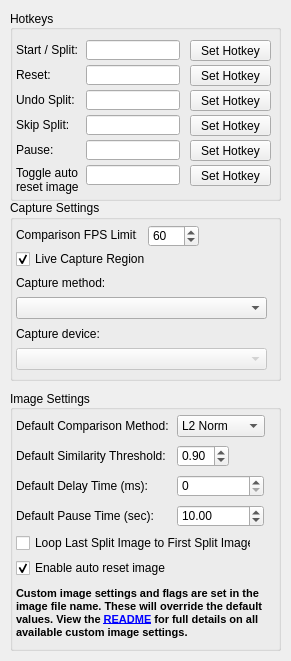
<?xml version="1.0" encoding="UTF-8"?>
<ui version="4.0">
 <class>DialogSettings</class>
 <widget class="QDialog" name="DialogSettings">
  <property name="geometry">
   <rect>
    <x>0</x>
    <y>0</y>
    <width>291</width>
    <height>661</height>
   </rect>
  </property>
  <property name="sizePolicy">
   <sizepolicy hsizetype="Fixed" vsizetype="Fixed">
    <horstretch>0</horstretch>
    <verstretch>0</verstretch>
   </sizepolicy>
  </property>
  <property name="minimumSize">
   <size>
    <width>291</width>
    <height>661</height>
   </size>
  </property>
  <property name="maximumSize">
   <size>
    <width>291</width>
    <height>661</height>
   </size>
  </property>
  <property name="font">
   <font>
    <pointsize>9</pointsize>
   </font>
  </property>
  <property name="windowTitle">
   <string>Settings</string>
  </property>
  <property name="windowIcon">
   <iconset>
    <normaloff>:/resources/icon.ico</normaloff>:/resources/icon.ico</iconset>
  </property>
  <property name="sizeGripEnabled">
   <bool>false</bool>
  </property>
  <property name="modal">
   <bool>false</bool>
  </property>
  <widget class="QGroupBox" name="capture_settings_groupbox">
   <property name="geometry">
    <rect>
     <x>10</x>
     <y>200</y>
     <width>271</width>
     <height>181</height>
    </rect>
   </property>
   <property name="title">
    <string>Capture Settings</string>
   </property>
   <widget class="QSpinBox" name="fps_limit_spinbox">
    <property name="geometry">
     <rect>
      <x>138</x>
      <y>25</y>
      <width>51</width>
      <height>22</height>
     </rect>
    </property>
    <property name="correctionMode">
     <enum>QAbstractSpinBox::CorrectToNearestValue</enum>
    </property>
    <property name="minimum">
     <number>20</number>
    </property>
    <property name="maximum">
     <number>240</number>
    </property>
    <property name="value">
     <number>60</number>
    </property>
   </widget>
   <widget class="QLabel" name="fps_limit_label">
    <property name="geometry">
     <rect>
      <x>6</x>
      <y>27</y>
      <width>121</width>
      <height>16</height>
     </rect>
    </property>
    <property name="toolTip">
     <string>This value will limit the amount of frames per second that AutoSplit will run comparisons</string>
    </property>
    <property name="text">
     <string>Comparison FPS Limit:</string>
    </property>
   </widget>
   <widget class="QCheckBox" name="live_capture_region_checkbox">
    <property name="enabled">
     <bool>true</bool>
    </property>
    <property name="geometry">
     <rect>
      <x>6</x>
      <y>49</y>
      <width>129</width>
      <height>20</height>
     </rect>
    </property>
    <property name="text">
     <string>Live Capture Region</string>
    </property>
    <property name="checked">
     <bool>true</bool>
    </property>
    <property name="tristate">
     <bool>false</bool>
    </property>
   </widget>
   <widget class="QComboBox" name="capture_method_combobox">
    <property name="geometry">
     <rect>
      <x>6</x>
      <y>97</y>
      <width>251</width>
      <height>22</height>
     </rect>
    </property>
   </widget>
   <widget class="QLabel" name="capture_method_label">
    <property name="geometry">
     <rect>
      <x>6</x>
      <y>75</y>
      <width>151</width>
      <height>16</height>
     </rect>
    </property>
    <property name="text">
     <string>Capture method:</string>
    </property>
   </widget>
   <widget class="QLabel" name="capture_device_label">
    <property name="geometry">
     <rect>
      <x>6</x>
      <y>126</y>
      <width>151</width>
      <height>16</height>
     </rect>
    </property>
    <property name="text">
     <string>Capture device:</string>
    </property>
   </widget>
   <widget class="QComboBox" name="capture_device_combobox">
    <property name="enabled">
     <bool>false</bool>
    </property>
    <property name="geometry">
     <rect>
      <x>6</x>
      <y>148</y>
      <width>251</width>
      <height>22</height>
     </rect>
    </property>
    <property name="placeholderText">
     <string>Scanning for existing devices...</string>
    </property>
   </widget>
  </widget>
  <widget class="QGroupBox" name="image_settings_groupbox">
   <property name="geometry">
    <rect>
     <x>10</x>
     <y>390</y>
     <width>271</width>
     <height>261</height>
    </rect>
   </property>
   <property name="title">
    <string>Image Settings</string>
   </property>
   <property name="alignment">
    <set>Qt::AlignLeading|Qt::AlignLeft|Qt::AlignVCenter</set>
   </property>
   <property name="flat">
    <bool>false</bool>
   </property>
   <property name="checkable">
    <bool>false</bool>
   </property>
   <widget class="QComboBox" name="default_comparison_method">
    <property name="geometry">
     <rect>
      <x>167</x>
      <y>25</y>
      <width>88</width>
      <height>22</height>
     </rect>
    </property>
    <property name="toolTip">
     <string>L2 Norm:
This method should be fine to use for most cases.
It finds the difference between each pixel, squares it, sums it over the entire image and takes the square root.
This is very fast but is a problem if your image is high frequency.
Any translational movement or rotation can cause similarity to be very different.

Histograms:
An explanation on Histograms comparison can be found here
https://mpatacchiola.github.io/blog/2016/11/12/the-simplest-classifier-histogram-intersection.html
This is a great method to use if you are using several masked images.

Perceptual Hash:
An explanation on pHash comparison can be found here
http://www.hackerfactor.com/blog/index.php?/archives/432-Looks-Like-It.html
It is highly recommended to NOT use pHash if you use masked images. It is very inaccurate.</string>
    </property>
    <item>
     <property name="text">
      <string>L2 Norm</string>
     </property>
    </item>
    <item>
     <property name="text">
      <string>Histograms</string>
     </property>
    </item>
    <item>
     <property name="text">
      <string>pHash</string>
     </property>
    </item>
   </widget>
   <widget class="QLabel" name="default_comparison_method_label">
    <property name="geometry">
     <rect>
      <x>6</x>
      <y>28</y>
      <width>161</width>
      <height>16</height>
     </rect>
    </property>
    <property name="text">
     <string>Default Comparison Method:</string>
    </property>
   </widget>
   <widget class="QLabel" name="default_pause_time_label">
    <property name="geometry">
     <rect>
      <x>6</x>
      <y>118</y>
      <width>161</width>
      <height>16</height>
     </rect>
    </property>
    <property name="text">
     <string>Default Pause Time (sec):</string>
    </property>
   </widget>
   <widget class="QDoubleSpinBox" name="default_pause_time_spinbox">
    <property name="geometry">
     <rect>
      <x>167</x>
      <y>115</y>
      <width>87</width>
      <height>22</height>
     </rect>
    </property>
    <property name="toolTip">
     <string>The amount of time in seconds that comparison will be paused before moving to the next image.</string>
    </property>
    <property name="correctionMode">
     <enum>QAbstractSpinBox::CorrectToNearestValue</enum>
    </property>
    <property name="decimals">
     <number>2</number>
    </property>
    <property name="maximum">
     <double>999999999.000000000000000</double>
    </property>
    <property name="singleStep">
     <double>1.000000000000000</double>
    </property>
    <property name="value">
     <double>10.000000000000000</double>
    </property>
   </widget>
   <widget class="QLabel" name="default_similarity_threshold_label">
    <property name="geometry">
     <rect>
      <x>6</x>
      <y>58</y>
      <width>151</width>
      <height>16</height>
     </rect>
    </property>
    <property name="text">
     <string>Default Similarity Threshold:</string>
    </property>
   </widget>
   <widget class="QDoubleSpinBox" name="default_similarity_threshold_spinbox">
    <property name="geometry">
     <rect>
      <x>167</x>
      <y>55</y>
      <width>52</width>
      <height>22</height>
     </rect>
    </property>
    <property name="toolTip">
     <string>Threshold that the live similarity will need to go above to consider the image a match.</string>
    </property>
    <property name="correctionMode">
     <enum>QAbstractSpinBox::CorrectToNearestValue</enum>
    </property>
    <property name="maximum">
     <double>1.000000000000000</double>
    </property>
    <property name="singleStep">
     <double>0.010000000000000</double>
    </property>
    <property name="value">
     <double>0.900000000000000</double>
    </property>
   </widget>
   <widget class="QCheckBox" name="loop_splits_checkbox">
    <property name="enabled">
     <bool>true</bool>
    </property>
    <property name="geometry">
     <rect>
      <x>6</x>
      <y>143</y>
      <width>235</width>
      <height>20</height>
     </rect>
    </property>
    <property name="text">
     <string>Loop Last Split Image to First Split Image</string>
    </property>
    <property name="checked">
     <bool>false</bool>
    </property>
    <property name="tristate">
     <bool>false</bool>
    </property>
   </widget>
   <widget class="QLabel" name="custom_image_settings_info_label">
    <property name="geometry">
     <rect>
      <x>6</x>
      <y>193</y>
      <width>261</width>
      <height>61</height>
     </rect>
    </property>
    <property name="font">
     <font>
      <pointsize>8</pointsize>
      <bold>true</bold>
     </font>
    </property>
    <property name="text">
     <string>&lt;html&gt;&lt;head/&gt;&lt;body&gt;&lt;p&gt;Custom image settings and flags are set in the &lt;br&gt;&lt;/br&gt; image file name. These will override the default &lt;br&gt;&lt;/br&gt; values. View the &lt;a href=&quot;https://github.com/Toufool/Auto-Split#readme&quot;&gt;&lt;span style=&quot; text-decoration: underline; color:#0000ff;&quot;&gt;README&lt;/span&gt;&lt;/a&gt; for full details on all &lt;br&gt;&lt;/br&gt; available custom image settings.&lt;/p&gt;&lt;/body&gt;&lt;/html&gt;</string>
    </property>
   </widget>
   <widget class="QLabel" name="default_delay_time_label">
    <property name="geometry">
     <rect>
      <x>6</x>
      <y>88</y>
      <width>161</width>
      <height>16</height>
     </rect>
    </property>
    <property name="text">
     <string>Default Delay Time (ms):</string>
    </property>
   </widget>
   <widget class="QSpinBox" name="default_delay_time_spinbox">
    <property name="geometry">
     <rect>
      <x>167</x>
      <y>85</y>
      <width>87</width>
      <height>22</height>
     </rect>
    </property>
    <property name="toolTip">
     <string>After an image is matched, this is the amount of time in millseconds that will be delayed before splitting. </string>
    </property>
    <property name="correctionMode">
     <enum>QAbstractSpinBox::CorrectToNearestValue</enum>
    </property>
    <property name="maximum">
     <number>999999999</number>
    </property>
   </widget>
   <widget class="QCheckBox" name="enable_auto_reset_checkbox">
    <property name="geometry">
     <rect>
      <x>6</x>
      <y>168</y>
      <width>151</width>
      <height>20</height>
     </rect>
    </property>
    <property name="text">
     <string>Enable auto reset image</string>
    </property>
    <property name="checked">
     <bool>true</bool>
    </property>
   </widget>
  </widget>
  <widget class="QGroupBox" name="hotkeys_groupbox">
   <property name="geometry">
    <rect>
     <x>10</x>
     <y>10</y>
     <width>271</width>
     <height>191</height>
    </rect>
   </property>
   <property name="title">
    <string>Hotkeys</string>
   </property>
   <property name="alignment">
    <set>Qt::AlignLeading|Qt::AlignLeft|Qt::AlignVCenter</set>
   </property>
   <property name="flat">
    <bool>false</bool>
   </property>
   <property name="checkable">
    <bool>false</bool>
   </property>
   <widget class="QPushButton" name="set_pause_hotkey_button">
    <property name="geometry">
     <rect>
      <x>180</x>
      <y>130</y>
      <width>81</width>
      <height>21</height>
     </rect>
    </property>
    <property name="focusPolicy">
     <enum>Qt::NoFocus</enum>
    </property>
    <property name="text">
     <string>Set Hotkey</string>
    </property>
   </widget>
   <widget class="QLineEdit" name="split_input">
    <property name="geometry">
     <rect>
      <x>76</x>
      <y>30</y>
      <width>94</width>
      <height>20</height>
     </rect>
    </property>
    <property name="text">
     <string/>
    </property>
    <property name="readOnly">
     <bool>true</bool>
    </property>
   </widget>
   <widget class="QLineEdit" name="undo_split_input">
    <property name="geometry">
     <rect>
      <x>76</x>
      <y>80</y>
      <width>94</width>
      <height>20</height>
     </rect>
    </property>
    <property name="text">
     <string/>
    </property>
    <property name="readOnly">
     <bool>true</bool>
    </property>
   </widget>
   <widget class="QLabel" name="split_label">
    <property name="geometry">
     <rect>
      <x>6</x>
      <y>32</y>
      <width>71</width>
      <height>16</height>
     </rect>
    </property>
    <property name="text">
     <string>Start / Split:</string>
    </property>
   </widget>
   <widget class="QLineEdit" name="reset_input">
    <property name="geometry">
     <rect>
      <x>76</x>
      <y>55</y>
      <width>94</width>
      <height>20</height>
     </rect>
    </property>
    <property name="text">
     <string/>
    </property>
    <property name="readOnly">
     <bool>true</bool>
    </property>
   </widget>
   <widget class="QPushButton" name="set_undo_split_hotkey_button">
    <property name="geometry">
     <rect>
      <x>180</x>
      <y>80</y>
      <width>81</width>
      <height>21</height>
     </rect>
    </property>
    <property name="focusPolicy">
     <enum>Qt::NoFocus</enum>
    </property>
    <property name="text">
     <string>Set Hotkey</string>
    </property>
   </widget>
   <widget class="QLabel" name="reset_label">
    <property name="geometry">
     <rect>
      <x>6</x>
      <y>57</y>
      <width>41</width>
      <height>16</height>
     </rect>
    </property>
    <property name="text">
     <string>Reset:</string>
    </property>
   </widget>
   <widget class="QPushButton" name="set_reset_hotkey_button">
    <property name="geometry">
     <rect>
      <x>180</x>
      <y>55</y>
      <width>81</width>
      <height>21</height>
     </rect>
    </property>
    <property name="focusPolicy">
     <enum>Qt::NoFocus</enum>
    </property>
    <property name="text">
     <string>Set Hotkey</string>
    </property>
   </widget>
   <widget class="QPushButton" name="set_split_hotkey_button">
    <property name="geometry">
     <rect>
      <x>180</x>
      <y>30</y>
      <width>81</width>
      <height>21</height>
     </rect>
    </property>
    <property name="focusPolicy">
     <enum>Qt::NoFocus</enum>
    </property>
    <property name="text">
     <string>Set Hotkey</string>
    </property>
   </widget>
   <widget class="QLabel" name="pause_label">
    <property name="geometry">
     <rect>
      <x>6</x>
      <y>132</y>
      <width>41</width>
      <height>16</height>
     </rect>
    </property>
    <property name="text">
     <string>Pause:</string>
    </property>
   </widget>
   <widget class="QLineEdit" name="pause_input">
    <property name="geometry">
     <rect>
      <x>76</x>
      <y>130</y>
      <width>94</width>
      <height>20</height>
     </rect>
    </property>
    <property name="text">
     <string/>
    </property>
    <property name="readOnly">
     <bool>true</bool>
    </property>
   </widget>
   <widget class="QLabel" name="undo_split_label">
    <property name="geometry">
     <rect>
      <x>6</x>
      <y>82</y>
      <width>71</width>
      <height>16</height>
     </rect>
    </property>
    <property name="text">
     <string>Undo Split:</string>
    </property>
   </widget>
   <widget class="QPushButton" name="set_skip_split_hotkey_button">
    <property name="geometry">
     <rect>
      <x>180</x>
      <y>105</y>
      <width>81</width>
      <height>21</height>
     </rect>
    </property>
    <property name="focusPolicy">
     <enum>Qt::NoFocus</enum>
    </property>
    <property name="text">
     <string>Set Hotkey</string>
    </property>
   </widget>
   <widget class="QLabel" name="skip_split_label">
    <property name="geometry">
     <rect>
      <x>6</x>
      <y>107</y>
      <width>61</width>
      <height>16</height>
     </rect>
    </property>
    <property name="text">
     <string>Skip Split:</string>
    </property>
   </widget>
   <widget class="QLineEdit" name="skip_split_input">
    <property name="geometry">
     <rect>
      <x>76</x>
      <y>105</y>
      <width>94</width>
      <height>20</height>
     </rect>
    </property>
    <property name="text">
     <string/>
    </property>
    <property name="readOnly">
     <bool>true</bool>
    </property>
   </widget>
   <widget class="QPushButton" name="set_toggle_auto_reset_image_hotkey_button">
    <property name="geometry">
     <rect>
      <x>180</x>
      <y>155</y>
      <width>81</width>
      <height>21</height>
     </rect>
    </property>
    <property name="focusPolicy">
     <enum>Qt::NoFocus</enum>
    </property>
    <property name="text">
     <string>Set Hotkey</string>
    </property>
   </widget>
   <widget class="QLabel" name="toggle_auto_reset_image_label">
    <property name="geometry">
     <rect>
      <x>6</x>
      <y>154</y>
      <width>71</width>
      <height>31</height>
     </rect>
    </property>
    <property name="text">
     <string>Toggle auto
reset image</string>
    </property>
   </widget>
   <widget class="QLineEdit" name="toggle_auto_reset_image_input">
    <property name="geometry">
     <rect>
      <x>76</x>
      <y>155</y>
      <width>94</width>
      <height>20</height>
     </rect>
    </property>
    <property name="text">
     <string/>
    </property>
    <property name="readOnly">
     <bool>true</bool>
    </property>
   </widget>
  </widget>
 </widget>
 <tabstops>
  <tabstop>set_split_hotkey_button</tabstop>
  <tabstop>set_reset_hotkey_button</tabstop>
  <tabstop>set_undo_split_hotkey_button</tabstop>
  <tabstop>set_skip_split_hotkey_button</tabstop>
  <tabstop>set_pause_hotkey_button</tabstop>
  <tabstop>fps_limit_spinbox</tabstop>
  <tabstop>live_capture_region_checkbox</tabstop>
  <tabstop>capture_method_combobox</tabstop>
  <tabstop>capture_device_combobox</tabstop>
  <tabstop>default_comparison_method</tabstop>
  <tabstop>default_similarity_threshold_spinbox</tabstop>
  <tabstop>default_delay_time_spinbox</tabstop>
  <tabstop>default_pause_time_spinbox</tabstop>
  <tabstop>loop_splits_checkbox</tabstop>
 </tabstops>
 <resources/>
 <connections/>
</ui>
